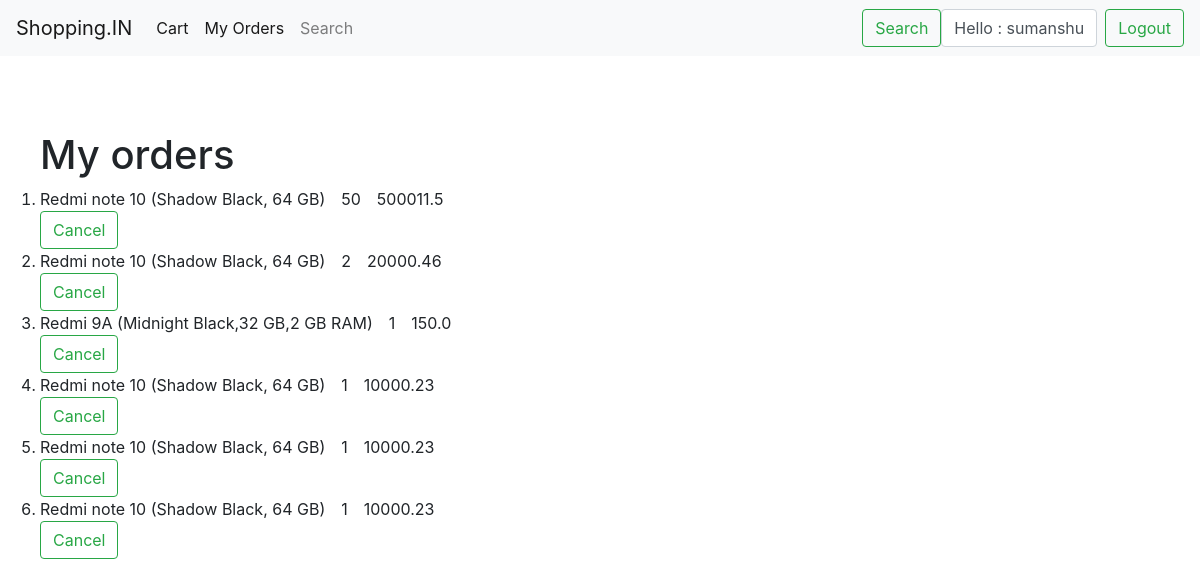
The page /my_orders/ (signed in) on the database its author committed.
### users/models.py (models this page shows, shortened)
class Order(models.Model):
    order_id = models.AutoField(primary_key=True)
    user_id = models.ForeignKey(User,on_delete=CASCADE)
    product_id = models.ForeignKey(Product,on_delete=CASCADE)
    quantity = models.PositiveIntegerField()
    time = models.DateTimeField(default=timezone.now)
    cost = models.FloatField()

class Product(models.Model):
    product_id = models.AutoField(primary_key=True)
    seller_id = models.ForeignKey(User,on_delete=models.CASCADE)
    category = models.ForeignKey(Category,on_delete=models.CASCADE)
    name = models.CharField(max_length=40)
    description = models.CharField(max_length=400)
    price = models.FloatField()
    discount = models.PositiveIntegerField()
    photo = models.ImageField(upload_to='pics')
    def __str__(self):
        return self.name

### users/views.py (the view)
# urls.py: path('my_orders/',my_orders,name='orders'),
@login_required
def my_orders(request):
    orders = Order.objects.filter(user_id=request.user.id)
    orders = orders.order_by('time')
    return render(request,'order.html',{'orders':orders})

### users/templates/order.html
{% extends 'base.html' %}
{% block content %}
<ol>
    <h1>My orders</h1>
    {% for i in orders %}
        <li>
            {{i.product_id}}</a>&emsp;{{i.quantity}}&emsp;{{i.cost}}
            <form action="{% url 'cancel_order' pk=i.order_id %}" class="form-inline my-2 my-lg-0", method="POST">{% csrf_token %}
                <button type="submit", class="btn btn-outline-success my-2 my-sm-0">Cancel</button>
            </form>
        </li>
    {% endfor %}
</ol>
{% endblock %}

### users/templates/base.html (shortened to what this page needs)
<!DOCTYPE html>
<html>
    <head>
        <link rel="stylesheet" href="https://stackpath.bootstrapcdn.com/bootstrap/4.4.1/css/bootstrap.min.css">
    </head>
    <body>
        <nav class="navbar navbar-expand-lg navbar-light bg-light">
            <a class="navbar-brand" href="{% url 'homepage' %}">Shopping.IN</a>
            <div class="collapse navbar-collapse" id="navbarSupportedContent">
              <ul class="navbar-nav mr-auto">
                <li class="nav-item active">
                  <a class="nav-link" href="{% url 'cart' %}">Cart <span class="sr-only">(current)</span></a>
                </li>
                <li class="nav-item active">
                  <a class="nav-link" href="{% url 'orders' %}">My Orders <span class="sr-only">(current)</span></a>
                </li>
                <li class="nav-item">
                  <a class="nav-link" href="{% url 'search' %}">Search</a>
                </li>
              </ul>
              <form action="{% url 'search' %}" class="form-inline my-2 my-lg-0" method="GET" >{% csrf_token %}
                <button class="btn btn-outline-success my-2 my-sm-0" type="submit">Search</button>
                {% if user.is_authenticated %}
                <user class="form-control mr-sm-2">Hello : {{user.username}} </user>
                <a class="btn btn-outline-success my-2 my-sm-0" href="{% url 'logout' %}">Logout</a>
                {% else %}
                <a class="btn btn-outline-success my-2 my-sm-0" href="{% url 'register' %}">Register</a>
                {% endif %}
              </form>
            </div>
          </nav>
          <div style="padding-top: 75px;"></div>
        {% block content %}
        {% endblock %}
    </body>
</html>

### rows shown on the page
Order: product_id "Redmi note 10 (Shadow Black, 64 GB)", quantity "50", cost "500011.5"
Order: product_id "Redmi note 10 (Shadow Black, 64 GB)", quantity "2", cost "20000.46"
Order: product_id "Redmi 9A (Midnight Black,32 GB,2 GB RAM)", quantity "1", cost "150.0"
Order: product_id "Redmi note 10 (Shadow Black, 64 GB)", quantity "1", cost "10000.23"
Order: product_id "Redmi note 10 (Shadow Black, 64 GB)", quantity "1", cost "10000.23"
Order: product_id "Redmi note 10 (Shadow Black, 64 GB)", quantity "1", cost "10000.23"

### other values the page prints
{{ user.username }} "sumanshu"
